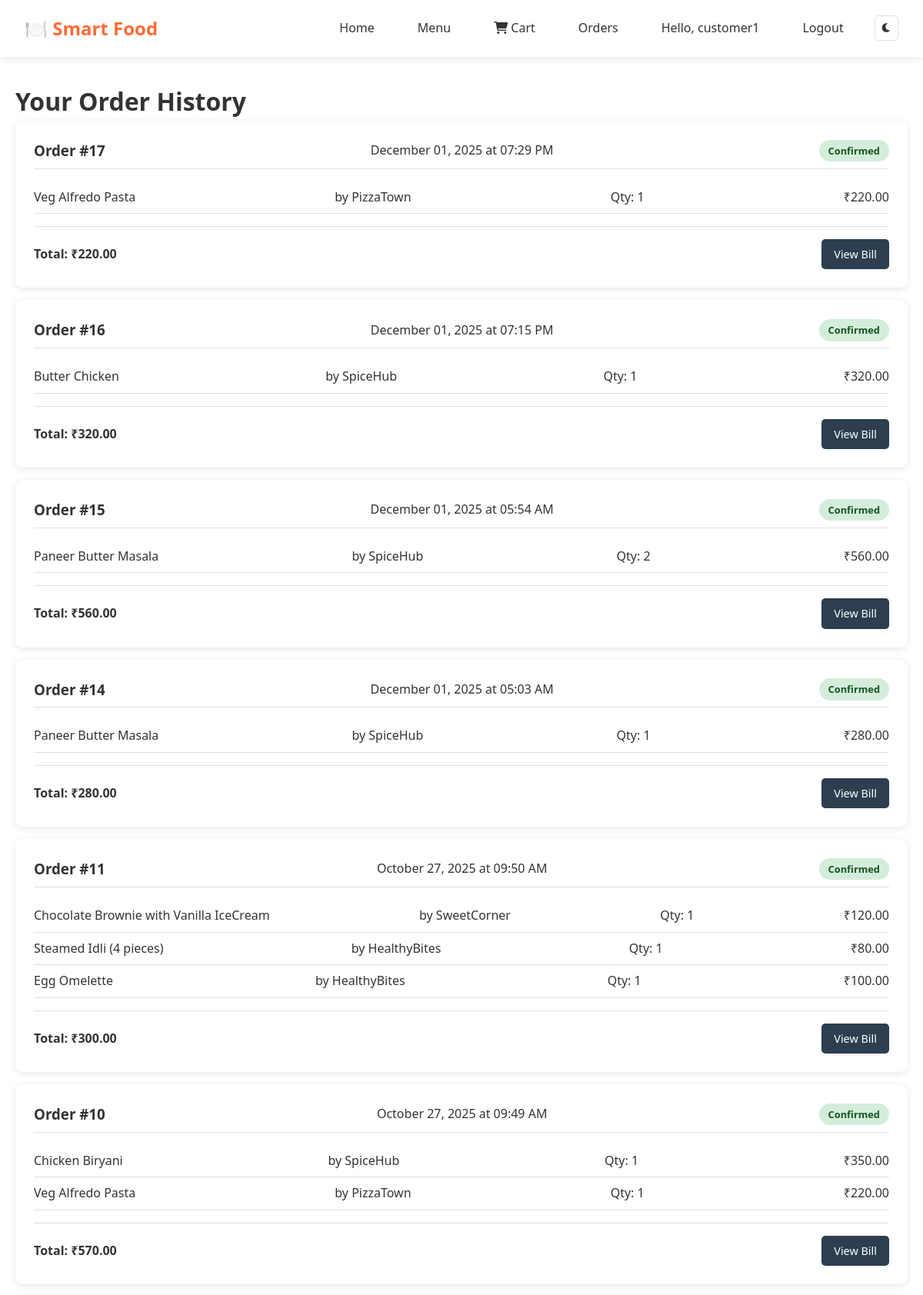
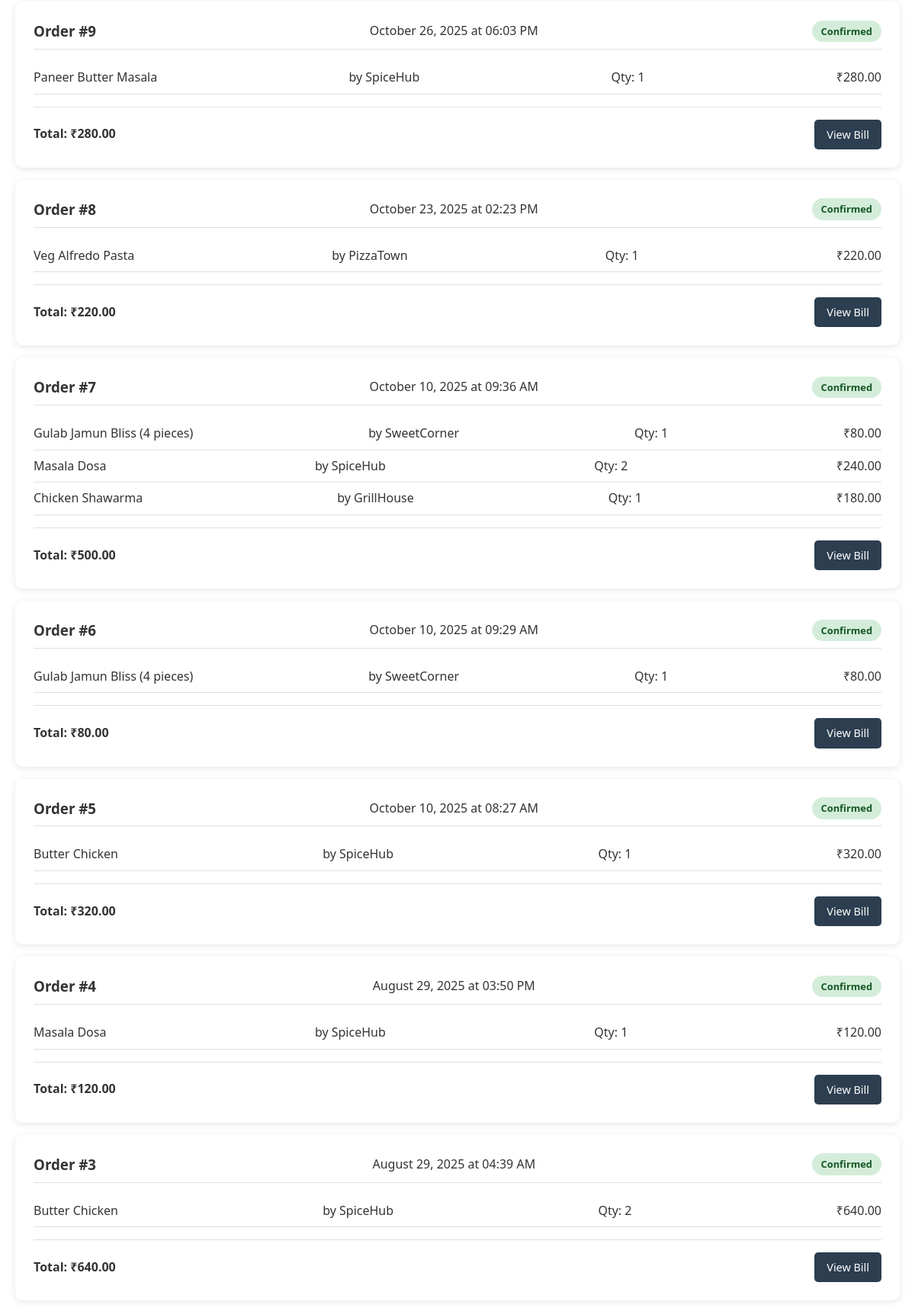
Page /order-history (signed in, upper part) on the committed database (2 pictures, top to bottom).
### models/models.py (models this page shows, shortened)
class Customer(UserMixin, db.Model):
    __tablename__ = 'customers'
    id = db.Column(db.Integer, primary_key=True)
    name = db.Column(db.String(100), nullable=False)
    email = db.Column(db.String(120), unique=True, nullable=False)
    password = db.Column(db.String(200), nullable=False)
    created_at = db.Column(db.DateTime, default=datetime.utcnow)
    orders = db.relationship('Order', backref='customer', lazy=True)

class Order(db.Model):
    __tablename__ = 'orders'
    id = db.Column(db.Integer, primary_key=True)
    customer_id = db.Column(db.Integer, db.ForeignKey('customers.id'), nullable=False)
    total_price = db.Column(db.Float, nullable=False)
    status = db.Column(db.String(50), default='pending')
    created_at = db.Column(db.DateTime, default=datetime.utcnow)
    order_items = db.relationship('OrderItem', backref='order', lazy=True, cascade='all, delete-orphan')

class OrderItem(db.Model):
    __tablename__ = 'order_items'
    id = db.Column(db.Integer, primary_key=True)
    order_id = db.Column(db.Integer, db.ForeignKey('orders.id'), nullable=False)
    dish_id = db.Column(db.Integer, db.ForeignKey('dishes.id'), nullable=False)
    quantity = db.Column(db.Integer, nullable=False)
    price = db.Column(db.Float, nullable=False)

class Dish(db.Model):
    __tablename__ = 'dishes'
    id = db.Column(db.Integer, primary_key=True)
    name = db.Column(db.String(100), nullable=False)
    description = db.Column(db.Text, nullable=False)
    price = db.Column(db.Float, nullable=False)
    stock = db.Column(db.Integer, default=0)
    image_path = db.Column(db.String(200), default='default.jpg')
    is_veg = db.Column(db.Boolean, default=True)
    owner_id = db.Column(db.Integer, db.ForeignKey('owners.id'), nullable=False)
    created_at = db.Column(db.DateTime, default=datetime.utcnow)
    order_items = db.relationship('OrderItem', backref='dish', lazy=True)

class Owner(UserMixin, db.Model):
    __tablename__ = 'owners'
    id = db.Column(db.Integer, primary_key=True)
    name = db.Column(db.String(100), nullable=False)
    email = db.Column(db.String(120), unique=True, nullable=False)
    password = db.Column(db.String(200), nullable=False)
    restaurant_name = db.Column(db.String(100), nullable=False)
    approved = db.Column(db.Boolean, default=False)
    created_at = db.Column(db.DateTime, default=datetime.utcnow)
    dishes = db.relationship('Dish', backref='owner', lazy=True, cascade='all, delete-orphan')

### routes/customer_routes.py (the view)
@customer_bp.route('/order-history')
@login_required
def order_history():
    if session.get('user_type') != 'customer':
        flash('Access denied', 'error')
        return redirect(url_for('index'))
    orders = Order.query.filter_by(customer_id=current_user.id).order_by(Order.created_at.desc()).all()
    return render_template('order_history.html', orders=orders)

### app.py (called while the page is built)
@login_manager.user_loader
def load_user(user_id):
    user_type = session.get('user_type')
    if user_type == 'customer':
        return Customer.query.get(int(user_id))
    elif user_type == 'owner':
        return Owner.query.get(int(user_id))
    return None

### templates/order_history.html (shortened to what this page needs)
{% extends "base.html" %}
{% block content %}
<div class="container">
    <h1>Your Order History</h1>
    {% if orders %}
        <div class="orders-list">
            {% for order in orders %}
            <div class="order-card">
                <div class="order-header">
                    <h3>Order #{{ order.id }}</h3>
                    <span class="order-date">{{ order.created_at.strftime('%B %d, %Y at %I:%M %p') }}</span>
                    <span class="order-status status-{{ order.status }}">{{ order.status.title() }}</span>
                </div>
                <div class="order-items">
                    {% for item in order.order_items %}
                    <div class="order-item">
                        <span class="item-name">{{ item.dish.name }}</span>
                        <span class="item-restaurant">by {{ item.dish.owner.restaurant_name }}</span>
                        <span class="item-quantity">Qty: {{ item.quantity }}</span>
                        <span class="item-price">₹{{ "%.2f"|format(item.price * item.quantity) }}</span>
                    </div>
                    {% endfor %}
                </div>
                <div class="order-footer">
                    <div class="order-total">
                        <strong>Total: ₹{{ "%.2f"|format(order.total_price) }}</strong>
                    </div>
                    <div class="order-actions">
                        <a href="{{ url_for('customer.bill', order_id=order.id) }}" class="btn btn-secondary btn-small">View Bill</a>
                    </div>
                </div>
            </div>
            {% endfor %}
        </div>
    {% endif %}
</div>
{% endblock %}

### templates/base.html (shortened to what this page needs)
<!DOCTYPE html>
<html lang="en">
<head>
    <link rel="stylesheet" href="{{ url_for('static', filename='css/styles.css') }}">
    <link href="https://cdnjs.cloudflare.com/ajax/libs/font-awesome/6.0.0/css/all.min.css" rel="stylesheet">
</head>
<body>
    <nav class="navbar">
        <div class="nav-container">
            <div class="nav-logo">
                <a href="{{ url_for('index') }}">🍽️ Smart Food</a>
            </div>
            <div class="nav-menu">
                <a href="{{ url_for('index') }}" class="nav-link">Home</a>
                <a href="{{ url_for('menu') }}" class="nav-link">Menu</a>
                {% if current_user.is_authenticated %}
                    {% if session.get('user_type') == 'customer' %}
                        <a href="{{ url_for('customer.cart') }}" class="nav-link">
                            <i class="fas fa-shopping-cart"></i> Cart
                        </a>
                        <a href="{{ url_for('customer.order_history') }}" class="nav-link">Orders</a>
                        <span class="nav-link">Hello, {{ current_user.name }}</span>
                        <a href="{{ url_for('auth.logout') }}" class="nav-link">Logout</a>
                    {% elif session.get('user_type') == 'owner' %}
                        <a href="{{ url_for('owner.dashboard') }}" class="nav-link">Dashboard</a>
                        <span class="nav-link">Hello, {{ current_user.name }}</span>
                        <a href="{{ url_for('auth.logout') }}" class="nav-link">Logout</a>
                    {% endif %}
                {% else %}
                    <a href="{{ url_for('auth.customer_login') }}" class="nav-link">Customer Login</a>
                    <a href="{{ url_for('auth.owner_login') }}" class="nav-link">Owner Login</a>
                {% endif %}
                <button id="theme-toggle" class="theme-toggle">
                    <i class="fas fa-moon"></i>
                </button>
            </div>
        </div>
    </nav>
    <main class="main-content">
        {% block content %}{% endblock %}
    </main>
</body>
</html>

### static/css/styles.css (style rules this page uses)
html { background-color: #ffffff; transition: background-color 0.3s ease; }
* { -webkit-font-smoothing: antialiased; -moz-osx-font-smoothing: grayscale; }
:root { --primary-color: #ff6b35; --secondary-color: #2c3e50; --success-color: #27ae60; --danger-color: #e74c3c; --warning-color: #f39c12; --info-color: #3498db; --bg-color: #ffffff; --text-color: #333333; --card-bg: #ffffff; --border-color: #e0e0e0; --shadow: 0 2px 10px rgba(0,0,0,0.1); --navbar-bg: #ffffff; --input-bg: #ffffff; --hover-bg: #f8f9fa; }
* { margin: 0; padding: 0; box-sizing: border-box; }
body { font-family: 'Segoe UI', Tahoma, Geneva, Verdana, sans-serif; line-height: 1.6; color: var(--text-color); background-color: var(--bg-color); transition: background-color 0.3s ease, color 0.3s ease; opacity: 1; }
.container { max-width: 1200px; margin: 0 auto; padding: 0 20px; }
.navbar { background-color: var(--navbar-bg); box-shadow: var(--shadow); position: sticky; top: 0; z-index: 1000; transition: background-color 0.3s ease; }
.nav-container { display: flex; justify-content: space-between; align-items: center; padding: 1rem 2rem; max-width: 1200px; margin: 0 auto; }
.nav-logo a { font-size: 1.5rem; font-weight: bold; color: var(--primary-color); text-decoration: none; }
.nav-menu { display: flex; align-items: center; gap: 1.5rem; }
.nav-link { color: var(--text-color); text-decoration: none; padding: 0.5rem 1rem; border-radius: 5px; transition: background-color 0.3s ease; }
.theme-toggle { background: none; border: 1px solid var(--border-color); color: var(--text-color); padding: 0.5rem; border-radius: 5px; cursor: pointer; transition: all 0.3s ease; }
.main-content { min-height: calc(100vh - 120px); padding: 2rem 0; }
.btn { display: inline-block; padding: 0.75rem 1.5rem; border: none; border-radius: 5px; text-decoration: none; cursor: pointer; font-size: 1rem; transition: all 0.3s ease; text-align: center; }
.btn-secondary { background-color: var(--secondary-color); color: white; }
.btn-small { padding: 0.5rem 1rem; font-size: 0.9rem; }
.dish-card, .owner-card, .order-card { background-color: var(--card-bg); border-radius: 10px; box-shadow: var(--shadow); overflow: hidden; transition: transform 0.3s ease, box-shadow 0.3s ease; }
.orders-list { display: flex; flex-direction: column; gap: 1rem; }
.order-card { padding: 1.5rem; }
.order-header { display: flex; justify-content: space-between; align-items: center; margin-bottom: 1rem; padding-bottom: 0.5rem; border-bottom: 1px solid var(--border-color); }
.order-status { padding: 0.25rem 0.75rem; border-radius: 15px; font-size: 0.8rem; font-weight: bold; }
.status-confirmed { background-color: #d4edda; color: #155724; }
.order-items { margin: 1rem 0; }
.order-item { display: flex; justify-content: space-between; align-items: center; padding: 0.5rem 0; border-bottom: 1px solid var(--border-color); }
.order-footer { display: flex; justify-content: space-between; align-items: center; margin-top: 1rem; padding-top: 1rem; border-top: 1px solid var(--border-color); }

### rows in the picture
Customer: name "customer1"
Order: id "17", created_at "December 01, 2025 at 07:29 PM", status "Confirmed", total_price "220.00"
OrderItem: dish.name "Veg Alfredo Pasta", dish.owner.restaurant_name "PizzaTown", quantity "1", item.price*item.quantity "220.00"
Order: id "16", created_at "December 01, 2025 at 07:15 PM", status "Confirmed", total_price "320.00"
OrderItem: dish.name "Butter Chicken", dish.owner.restaurant_name "SpiceHub", quantity "1", item.price*item.quantity "320.00"
Order: id "15", created_at "December 01, 2025 at 05:54 AM", status "Confirmed", total_price "560.00"
OrderItem: dish.name "Paneer Butter Masala", dish.owner.restaurant_name "SpiceHub", quantity "2", item.price*item.quantity "560.00"
Order: id "14", created_at "December 01, 2025 at 05:03 AM", status "Confirmed", total_price "280.00"
OrderItem: dish.name "Paneer Butter Masala", dish.owner.restaurant_name "SpiceHub", quantity "1", item.price*item.quantity "280.00"
Order: id "11", created_at "October 27, 2025 at 09:50 AM", status "Confirmed", total_price "300.00"
OrderItem: dish.name "Chocolate Brownie with Vanilla IceCream", dish.owner.restaurant_name "SweetCorner", quantity "1", item.price*item.quantity "120.00"
OrderItem: dish.name "Steamed Idli (4 pieces)", dish.owner.restaurant_name "HealthyBites", quantity "1", item.price*item.quantity "80.00"
OrderItem: dish.name "Egg Omelette", dish.owner.restaurant_name "HealthyBites", quantity "1", item.price*item.quantity "100.00"
Order: id "10", created_at "October 27, 2025 at 09:49 AM", status "Confirmed", total_price "570.00"
OrderItem: dish.name "Chicken Biryani", dish.owner.restaurant_name "SpiceHub", quantity "1", item.price*item.quantity "350.00"
OrderItem: dish.name "Veg Alfredo Pasta", dish.owner.restaurant_name "PizzaTown", quantity "1", item.price*item.quantity "220.00"
Order: id "9", created_at "October 26, 2025 at 06:03 PM", status "Confirmed", total_price "280.00"
OrderItem: dish.name "Paneer Butter Masala", dish.owner.restaurant_name "SpiceHub", quantity "1", item.price*item.quantity "280.00"
Order: id "8", created_at "October 23, 2025 at 02:23 PM", status "Confirmed", total_price "220.00"
OrderItem: dish.name "Veg Alfredo Pasta", dish.owner.restaurant_name "PizzaTown", quantity "1", item.price*item.quantity "220.00"
Order: id "7", created_at "October 10, 2025 at 09:36 AM", status "Confirmed", total_price "500.00"
OrderItem: dish.name "Gulab Jamun Bliss (4 pieces)", dish.owner.restaurant_name "SweetCorner", quantity "1", item.price*item.quantity "80.00"
OrderItem: dish.name "Masala Dosa", dish.owner.restaurant_name "SpiceHub", quantity "2", item.price*item.quantity "240.00"
OrderItem: dish.name "Chicken Shawarma", dish.owner.restaurant_name "GrillHouse", quantity "1", item.price*item.quantity "180.00"
Order: id "6", created_at "October 10, 2025 at 09:29 AM", status "Confirmed", total_price "80.00"
OrderItem: dish.name "Gulab Jamun Bliss (4 pieces)", dish.owner.restaurant_name "SweetCorner", quantity "1", item.price*item.quantity "80.00"
Order: id "5", created_at "October 10, 2025 at 08:27 AM", status "Confirmed", total_price "320.00"
OrderItem: dish.name "Butter Chicken", dish.owner.restaurant_name "SpiceHub", quantity "1", item.price*item.quantity "320.00"
Order: id "4", created_at "August 29, 2025 at 03:50 PM", status "Confirmed", total_price "120.00"
OrderItem: dish.name "Masala Dosa", dish.owner.restaurant_name "SpiceHub", quantity "1", item.price*item.quantity "120.00"
Order: id "3", created_at "August 29, 2025 at 04:39 AM", status "Confirmed", total_price "640.00"
OrderItem: dish.name "Butter Chicken", dish.owner.restaurant_name "SpiceHub", quantity "2", item.price*item.quantity "640.00"
